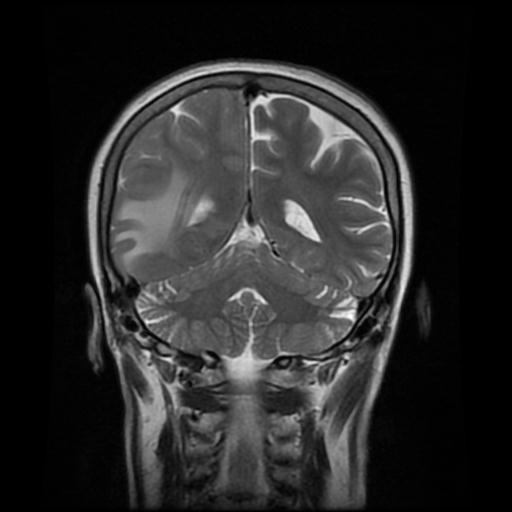
#> input picture images/glioblastoma-84-coronal.jpg, 512 x 512 px
$ python clahe.py
#> lines starting #> are read from the running program, lines starting #| are printed output that depends on the picture
import numpy as np
import matplotlib.image as mpimg

import cv2


def get_clahe_image(img: np.ndarray, clipLimit=2.0, tileGridSize=(8, 8)):
    """

    :param img: Input image, np.ndarray of size (256,256)
    :param clipLimit: Threshold for contrast limiting.
    :param tileGridSize: Size of grid for histogram equalization.
                         Input image will be divided into equally sized
                         rectangular tiles. tileGridSize defines the number
                         of tiles in row and column.
    :return: clahe image, np.ndarray of size (256,256)
    """
    gray_image = img.astype(np.uint8) if img.dtype != np.uint8  else img

    clahe = cv2.createCLAHE(clipLimit, tileGridSize)
    cl_img = clahe.apply(gray_image).astype(float)

    return cl_img

if __name__ == '__main__':
    # For testing one image file
    import pathlib
    clahe_dir = (pathlib.Path(__file__).parent / '../../images/glioblastoma-84-coronal.jpg').resolve()

    img = mpimg.imread(clahe_dir).mean(axis=2)
#> img: shape (512, 512) float64; min 0, max 255, mean 41.5
    enc = get_clahe_image(img)
#> in get_clahe_image, `cl_img = clahe.apply(gray_image).astype(float)`:
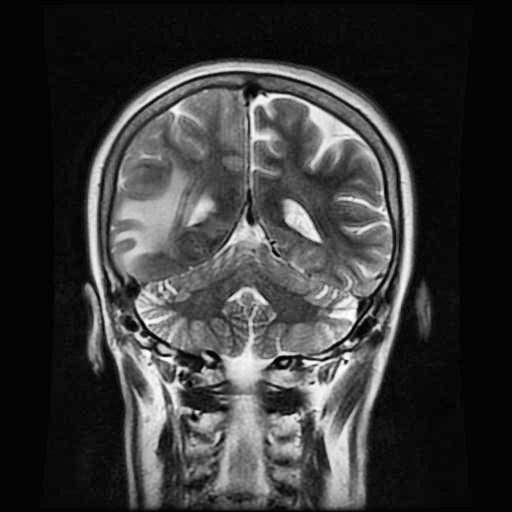
#> cl_img: shape (512, 512) float64; min 0, max 255, mean 57.5

$ run again, with images/glioblastoma-84 (1).jpg copied over images/glioblastoma-84-coronal.jpg
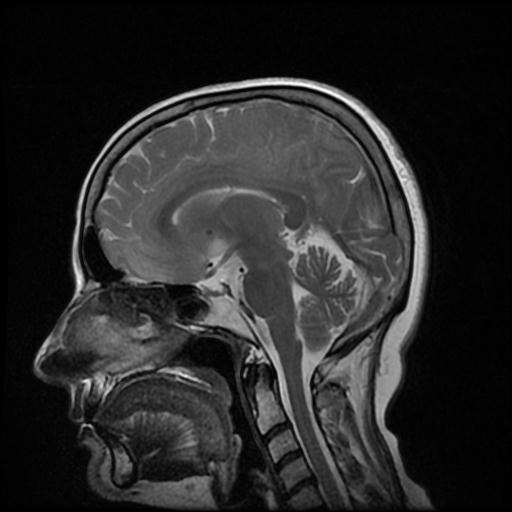
#> input picture images/glioblastoma-84 (1).jpg, 512 x 512 px
#> in get_clahe_image, `cl_img = clahe.apply(gray_image).astype(float)`:
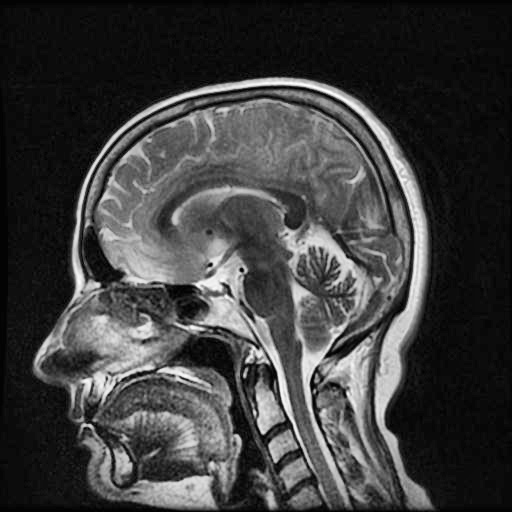
#> cl_img: shape (512, 512) float64; min 0, max 255, mean 62.5
